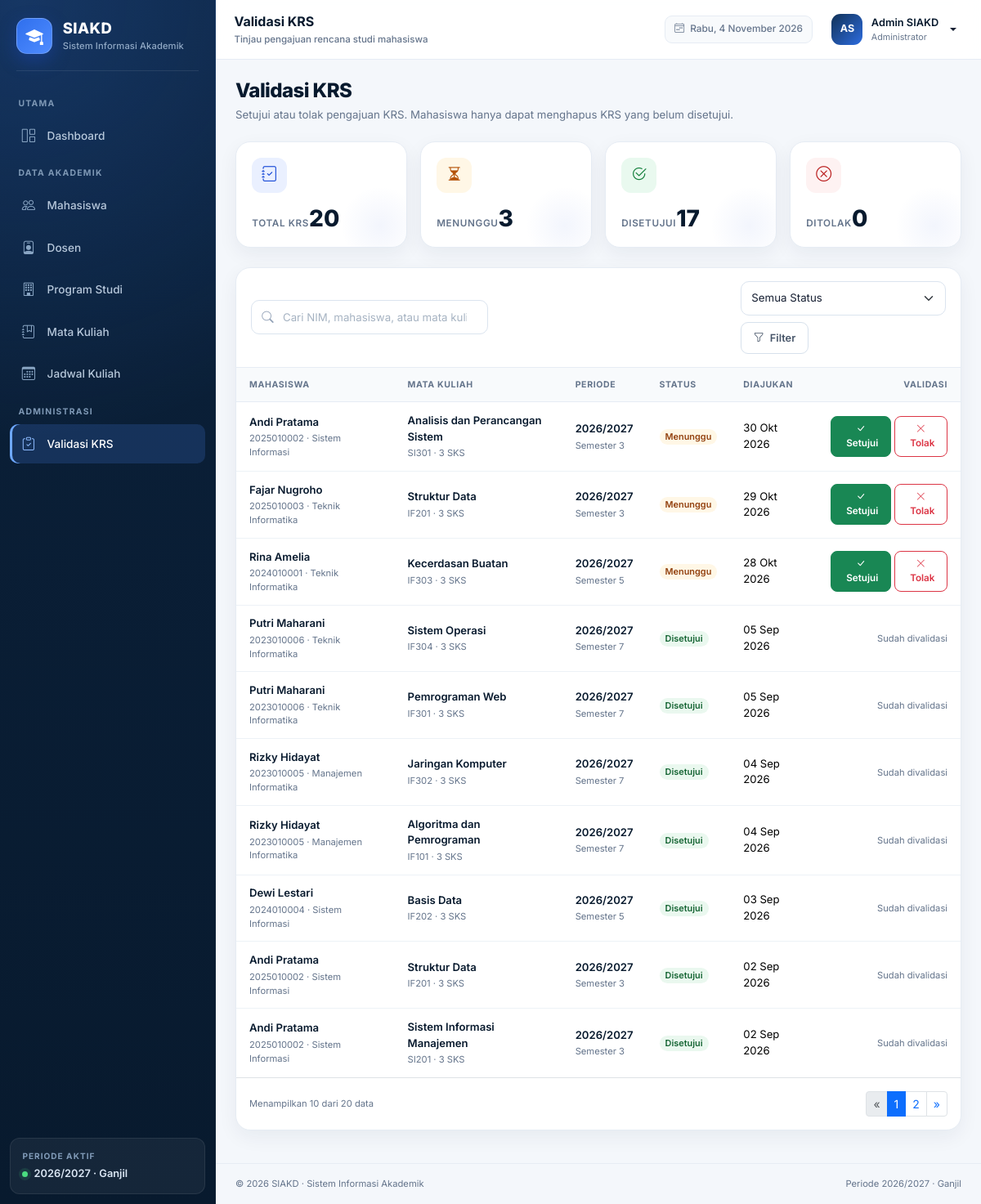
The app's page /admin/krs.php (signed in) with its own data.
### tables this page shows
CREATE TABLE `users` (
    `id` INT UNSIGNED NOT NULL AUTO_INCREMENT,
    `nama` VARCHAR(100) NOT NULL,
    `email` VARCHAR(120) NOT NULL,
    `password` VARCHAR(255) NOT NULL,
    `role` ENUM('admin', 'dosen', 'mahasiswa') NOT NULL,
    `status` ENUM('aktif', 'nonaktif') NOT NULL DEFAULT 'aktif',
    `created_at` TIMESTAMP NOT NULL DEFAULT CURRENT_TIMESTAMP,
    `updated_at` TIMESTAMP NOT NULL DEFAULT CURRENT_TIMESTAMP ON UPDATE CURRENT_TIMESTAMP,
    PRIMARY KEY (`id`),
    UNIQUE KEY `uq_users_email` (`email`),
    KEY `idx_users_role` (`role`)
);

CREATE TABLE `krs` (
    `id` INT UNSIGNED NOT NULL AUTO_INCREMENT,
    `mahasiswa_id` INT UNSIGNED NOT NULL,
    `mata_kuliah_id` INT UNSIGNED NOT NULL,
    `semester` TINYINT UNSIGNED NOT NULL,
    `tahun_ajaran` VARCHAR(9) NOT NULL,
    `status` ENUM('menunggu', 'disetujui', 'ditolak') NOT NULL DEFAULT 'menunggu',
    `created_at` TIMESTAMP NOT NULL DEFAULT CURRENT_TIMESTAMP,
    `updated_at` TIMESTAMP NOT NULL DEFAULT CURRENT_TIMESTAMP ON UPDATE CURRENT_TIMESTAMP,
    PRIMARY KEY (`id`),
    UNIQUE KEY `uq_krs_mahasiswa_mk` (`mahasiswa_id`, `mata_kuliah_id`),
    KEY `idx_krs_mk` (`mata_kuliah_id`),
    KEY `idx_krs_status` (`status`),
    KEY `idx_krs_periode` (`tahun_ajaran`, `semester`),
    CONSTRAINT `fk_krs_mahasiswa` FOREIGN KEY (`mahasiswa_id`) REFERENCES `mahasiswa` (`id`) ON DELETE CASCADE ON UPDATE CASCADE,
    CONSTRAINT `fk_krs_mata_kuliah` FOREIGN KEY (`mata_kuliah_id`) REFERENCES `mata_kuliah` (`id`) ON DELETE RESTRICT ON UPDATE CASCADE
);

CREATE TABLE `mahasiswa` (
    `id` INT UNSIGNED NOT NULL AUTO_INCREMENT,
    `user_id` INT UNSIGNED NOT NULL,
    `nim` VARCHAR(20) NOT NULL,
    `nama` VARCHAR(100) NOT NULL,
    `email` VARCHAR(120) NOT NULL,
    `jenis_kelamin` ENUM('L', 'P') NOT NULL,
    `alamat` VARCHAR(255) NOT NULL,
    `prodi_id` INT UNSIGNED NOT NULL,
    `angkatan` YEAR NOT NULL,
    `created_at` TIMESTAMP NOT NULL DEFAULT CURRENT_TIMESTAMP,
    `updated_at` TIMESTAMP NOT NULL DEFAULT CURRENT_TIMESTAMP ON UPDATE CURRENT_TIMESTAMP,
    PRIMARY KEY (`id`),
    UNIQUE KEY `uq_mahasiswa_user` (`user_id`),
    UNIQUE KEY `uq_mahasiswa_nim` (`nim`),
    UNIQUE KEY `uq_mahasiswa_email` (`email`),
    KEY `idx_mahasiswa_prodi` (`prodi_id`),
    KEY `idx_mahasiswa_angkatan` (`angkatan`),
    CONSTRAINT `fk_mahasiswa_user` FOREIGN KEY (`user_id`) REFERENCES `users` (`id`) ON DELETE CASCADE ON UPDATE CASCADE,
    CONSTRAINT `fk_mahasiswa_prodi` FOREIGN KEY (`prodi_id`) REFERENCES `prodi` (`id`) ON DELETE RESTRICT ON UPDATE CASCADE
);

CREATE TABLE `prodi` (
    `id` INT UNSIGNED NOT NULL AUTO_INCREMENT,
    `kode_prodi` VARCHAR(10) NOT NULL,
    `nama_prodi` VARCHAR(100) NOT NULL,
    `created_at` TIMESTAMP NOT NULL DEFAULT CURRENT_TIMESTAMP,
    `updated_at` TIMESTAMP NOT NULL DEFAULT CURRENT_TIMESTAMP ON UPDATE CURRENT_TIMESTAMP,
    PRIMARY KEY (`id`),
    UNIQUE KEY `uq_prodi_kode` (`kode_prodi`),
    UNIQUE KEY `uq_prodi_nama` (`nama_prodi`)
);

CREATE TABLE `mata_kuliah` (
    `id` INT UNSIGNED NOT NULL AUTO_INCREMENT,
    `kode_mk` VARCHAR(15) NOT NULL,
    `nama_mk` VARCHAR(120) NOT NULL,
    `sks` TINYINT UNSIGNED NOT NULL,
    `semester` TINYINT UNSIGNED NOT NULL,
    `prodi_id` INT UNSIGNED NOT NULL,
    `dosen_id` INT UNSIGNED NULL,
    `created_at` TIMESTAMP NOT NULL DEFAULT CURRENT_TIMESTAMP,
    `updated_at` TIMESTAMP NOT NULL DEFAULT CURRENT_TIMESTAMP ON UPDATE CURRENT_TIMESTAMP,
    PRIMARY KEY (`id`),
    UNIQUE KEY `uq_mata_kuliah_kode` (`kode_mk`),
    KEY `idx_mata_kuliah_prodi` (`prodi_id`),
    KEY `idx_mata_kuliah_dosen` (`dosen_id`),
    CONSTRAINT `fk_mata_kuliah_prodi` FOREIGN KEY (`prodi_id`) REFERENCES `prodi` (`id`) ON DELETE RESTRICT ON UPDATE CASCADE,
    CONSTRAINT `fk_mata_kuliah_dosen` FOREIGN KEY (`dosen_id`) REFERENCES `dosen` (`id`) ON DELETE SET NULL ON UPDATE CASCADE
);

### admin/krs.php (the view, shortened to what the rows shown need)
<?php
require_once __DIR__ . '/../includes/auth.php';
require_role('admin');
$page = current_page();
$perPage = 10;
$conditions = [];
$where = $conditions ? 'WHERE ' . implode(' AND ', $conditions) : '';
$countStmt = db()->prepare(
    "SELECT COUNT(*) FROM krs k
     JOIN mahasiswa m ON m.id = k.mahasiswa_id
     JOIN mata_kuliah mk ON mk.id = k.mata_kuliah_id
     $where"
);
$countStmt->execute();
$totalData = (int) $countStmt->fetchColumn();
$totalPages = max(1, (int) ceil($totalData / $perPage));
$page = min($page, $totalPages);
$offset = page_offset($page, $perPage);
$stmt = db()->prepare(
    "SELECT k.id, k.semester, k.tahun_ajaran, k.status, k.created_at,
            m.nim, m.nama AS nama_mahasiswa,
            mk.kode_mk, mk.nama_mk, mk.sks,
            p.nama_prodi
     FROM krs k
     JOIN mahasiswa m ON m.id = k.mahasiswa_id
     JOIN prodi p ON p.id = m.prodi_id
     JOIN mata_kuliah mk ON mk.id = k.mata_kuliah_id
     $where
     ORDER BY FIELD(k.status, 'menunggu', 'disetujui', 'ditolak'), k.created_at DESC
     LIMIT :limit OFFSET :offset"
);
$stmt->bindValue(':limit', $perPage, PDO::PARAM_INT);
$stmt->bindValue(':offset', $offset, PDO::PARAM_INT);
$stmt->execute();
$krsList = $stmt->fetchAll();
require_once __DIR__ . '/../includes/header.php';
?>
<div class="page-heading">
    <div>
        <h1>Validasi KRS</h1>
    </div>
</div>
<div class="card">
    <?php if ($krsList): ?>
        <div class="table-responsive">
            <table class="table">
                <thead>
                    <tr>
                        <th>Mahasiswa</th>
                        <th>Mata Kuliah</th>
                        <th>Periode</th>
                        <th>Status</th>
                        <th>Diajukan</th>
                        <th class="text-end">Validasi</th>
                    </tr>
                </thead>
                <tbody>
                    <?php foreach ($krsList as $row): ?>
                        <tr>
                            <td>
                                <span class="cell-title"><?= e($row['nama_mahasiswa']) ?></span>
                                <span class="cell-subtitle"><?= e($row['nim']) ?> &middot; <?= e($row['nama_prodi']) ?></span>
                            </td>
                            <td>
                                <span class="cell-title"><?= e($row['nama_mk']) ?></span>
                                <span class="cell-subtitle"><?= e($row['kode_mk']) ?> &middot; <?= (int) $row['sks'] ?> SKS</span>
                            </td>
                            <td>
                                <span class="cell-title"><?= e($row['tahun_ajaran']) ?></span>
                                <span class="cell-subtitle">Semester <?= (int) $row['semester'] ?></span>
                            </td>
                            <td><?= status_badge($row['status']) ?></td>
                            <td><?= e(tanggal_id($row['created_at'])) ?></td>
                            <td>
                                <?php if ($row['status'] === 'menunggu'): ?>
                                    <div class="d-flex justify-content-end gap-1">
                                        <form method="post" action="<?= e(base_url('actions/krs.php')) ?>">
                                            <button type="submit" class="btn btn-sm btn-success" data-bs-toggle="tooltip" title="Setujui KRS">
                                                <i class="bi bi-check-lg" aria-hidden="true"></i><span class="d-none d-xl-inline ms-1">Setujui</span>
                                            </button>
                                        </form>
                                        <form method="post" action="<?= e(base_url('actions/krs.php')) ?>">
                                            <button type="submit" class="btn btn-sm btn-outline-danger" data-bs-toggle="tooltip" title="Tolak KRS">
                                                <i class="bi bi-x-lg" aria-hidden="true"></i><span class="d-none d-xl-inline ms-1">Tolak</span>
                                            </button>
                                        </form>
                                    </div>
                                <?php else: ?>
                                    <div class="text-end"><span class="small-note">Sudah divalidasi</span></div>
                                <?php endif; ?>
                            </td>
                        </tr>
                    <?php endforeach; ?>
                </tbody>
            </table>
        </div>
    <?php endif; ?>
</div>
<?php require_once __DIR__ . '/../includes/footer.php'; ?>

### includes/navbar.php (shortened to what the rows shown need)
<nav class="app-topbar d-flex align-items-center justify-content-between gap-2" aria-label="Navigasi atas">
    <div class="d-flex align-items-center gap-2 gap-md-3">
        <div class="dropdown">
            <button class="user-menu dropdown-toggle" type="button" data-bs-toggle="dropdown" aria-expanded="false" aria-label="Menu profil pengguna">
                <span class="avatar"><?= e(initials($currentUser['nama'])) ?></span>
                <span class="user-meta">
                    <span class="user-name"><?= e($currentUser['nama']) ?></span>
                    <span class="user-role"><?= e(role_label($currentUser['role'])) ?></span>
                </span>
            </button>
        </div>
    </div>
</nav>

### includes/functions.php (shortened to what the rows shown need)
<?php
function base_url(string $path = ''): string
{
    $path = ltrim($path, '/');
    return BASE_URL . ($path !== '' ? '/' . $path : '/');
}
function e(mixed $value): string
{
    return htmlspecialchars((string) $value, ENT_QUOTES | ENT_SUBSTITUTE, 'UTF-8');
}
function initials(string $name): string
{
    $parts = preg_split('/\s+/', trim($name)) ?: [];
    $initials = '';
    foreach (array_slice($parts, 0, 2) as $part) {
        $initials .= mb_strtoupper(mb_substr($part, 0, 1));
    }
    return $initials !== '' ? $initials : 'U';
}
function role_label(string $role): string
{
    return match ($role) {
        'admin' => 'Administrator',
        'dosen' => 'Dosen',
        'mahasiswa' => 'Mahasiswa',
        default => ucfirst($role),
    };
}
function status_badge(string $status): string
{
    return match ($status) {
        'disetujui' => '<span class="badge text-bg-success-subtle text-success-emphasis rounded-pill">Disetujui</span>',
        'ditolak' => '<span class="badge text-bg-danger-subtle text-danger-emphasis rounded-pill">Ditolak</span>',
        default => '<span class="badge text-bg-warning-subtle text-warning-emphasis rounded-pill">Menunggu</span>',
    };
}
function tanggal_id(?string $date): string
{
    $timestamp = strtotime($date);
    $bulan = [
        1 => 'Jan', 'Feb', 'Mar', 'Apr', 'Mei', 'Jun',
        'Jul', 'Agu', 'Sep', 'Okt', 'Nov', 'Des',
    ];
    return date('d', $timestamp) . ' ' . $bulan[(int) date('n', $timestamp)] . ' ' . date('Y', $timestamp);
}

### records on screen
users: nama "AS", nama "Admin SIAKD", role "Administrator"
krs: mahasiswa.nama "Andi Pratama", mahasiswa.nim "2025010002", prodi.nama_prodi "Sistem Informasi", mata_kuliah.nama_mk "Analisis dan Perancangan Sistem", mata_kuliah.kode_mk "SI301", mata_kuliah.sks "3", tahun_ajaran "2026/2027", semester "3", status "Menunggu", created_at "30 Okt 2026"
krs: mahasiswa.nama "Fajar Nugroho", mahasiswa.nim "2025010003", prodi.nama_prodi "Teknik Informatika", mata_kuliah.nama_mk "Struktur Data", mata_kuliah.kode_mk "IF201", mata_kuliah.sks "3", tahun_ajaran "2026/2027", semester "3", status "Menunggu", created_at "29 Okt 2026"
krs: mahasiswa.nama "Rina Amelia", mahasiswa.nim "2024010001", prodi.nama_prodi "Teknik Informatika", mata_kuliah.nama_mk "Kecerdasan Buatan", mata_kuliah.kode_mk "IF303", mata_kuliah.sks "3", tahun_ajaran "2026/2027", semester "5", status "Menunggu", created_at "28 Okt 2026"
krs: mahasiswa.nama "Putri Maharani", mahasiswa.nim "2023010006", prodi.nama_prodi "Teknik Informatika", mata_kuliah.nama_mk "Sistem Operasi", mata_kuliah.kode_mk "IF304", mata_kuliah.sks "3", tahun_ajaran "2026/2027", semester "7", status "Disetujui", created_at "05 Sep 2026", shows "Sudah divalidasi"
krs: mahasiswa.nama "Putri Maharani", mahasiswa.nim "2023010006", prodi.nama_prodi "Teknik Informatika", mata_kuliah.nama_mk "Pemrograman Web", mata_kuliah.kode_mk "IF301", mata_kuliah.sks "3", tahun_ajaran "2026/2027", semester "7", status "Disetujui", created_at "05 Sep 2026", shows "Sudah divalidasi"
krs: mahasiswa.nama "Rizky Hidayat", mahasiswa.nim "2023010005", prodi.nama_prodi "Manajemen Informatika", mata_kuliah.nama_mk "Jaringan Komputer", mata_kuliah.kode_mk "IF302", mata_kuliah.sks "3", tahun_ajaran "2026/2027", semester "7", status "Disetujui", created_at "04 Sep 2026", shows "Sudah divalidasi"
krs: mahasiswa.nama "Rizky Hidayat", mahasiswa.nim "2023010005", prodi.nama_prodi "Manajemen Informatika", mata_kuliah.nama_mk "Algoritma dan Pemrograman", mata_kuliah.kode_mk "IF101", mata_kuliah.sks "3", tahun_ajaran "2026/2027", semester "7", status "Disetujui", created_at "04 Sep 2026", shows "Sudah divalidasi"
krs: mahasiswa.nama "Dewi Lestari", mahasiswa.nim "2024010004", prodi.nama_prodi "Sistem Informasi", mata_kuliah.nama_mk "Basis Data", mata_kuliah.kode_mk "IF202", mata_kuliah.sks "3", tahun_ajaran "2026/2027", semester "5", status "Disetujui", created_at "03 Sep 2026", shows "Sudah divalidasi"
krs: mahasiswa.nama "Andi Pratama", mahasiswa.nim "2025010002", prodi.nama_prodi "Sistem Informasi", mata_kuliah.nama_mk "Struktur Data", mata_kuliah.kode_mk "IF201", mata_kuliah.sks "3", tahun_ajaran "2026/2027", semester "3", status "Disetujui", created_at "02 Sep 2026", shows "Sudah divalidasi"
krs: mahasiswa.nama "Andi Pratama", mahasiswa.nim "2025010002", prodi.nama_prodi "Sistem Informasi", mata_kuliah.nama_mk "Sistem Informasi Manajemen", mata_kuliah.kode_mk "SI201", mata_kuliah.sks "3", tahun_ajaran "2026/2027", semester "3", status "Disetujui", created_at "02 Sep 2026", shows "Sudah divalidasi"

### other values on screen
APP_NAME "SIAKD"
APP_FULL_NAME "Sistem Informasi Akademik"
$section['label'] "UTAMA"
$item['title'] "Dashboard"
$section['label'] "DATA AKADEMIK"
$item['title'] "Mahasiswa"
$item['title'] "Dosen"
$item['title'] "Program Studi"
$item['title'] "Mata Kuliah"
$item['title'] "Jadwal Kuliah"
$section['label'] "ADMINISTRASI"
$item['title'] "Validasi KRS"
TAHUN_AJARAN_AKTIF "2026/2027"
SEMESTER_AKTIF "Ganjil"
$pageTitle "Validasi KRS"
